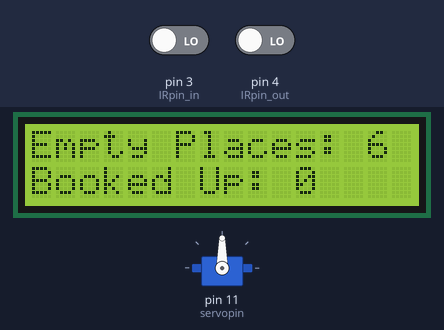
A sketch run on a simulated Arduino Uno, built with avr-gcc and run on an emulated ATmega328P. On the bench: 16×2 character LCD, servo. The test bench sets the inputs (shaded band); at power-on: pin 3 (IRpin_in) LOW, pin 4 (IRpin_out) LOW. What the sketch prints to the serial monitor is not drawn.

Above: at 1.2 s.
1.3 s: pin 3 (IRpin_in) driven HIGH
At 2.6 s:
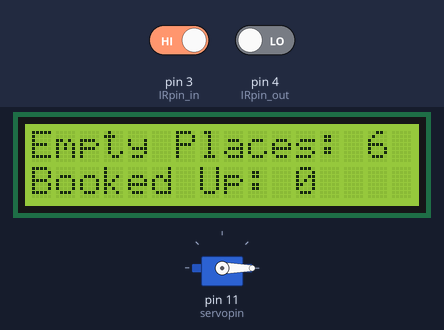
6.3 s: pin 3 (IRpin_in) driven HIGH
12.5 s: pin 4 (IRpin_out) driven HIGH
15.6 s: pin 4 (IRpin_out) driven LOW
At 18.2 s:
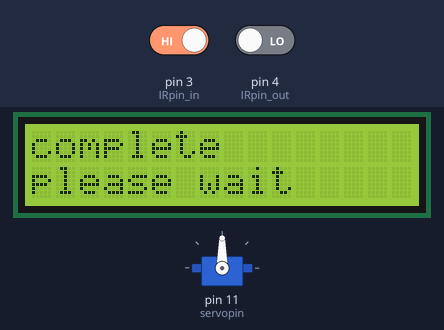
Timing chart, 0 to 19.7 s (numbered marks = the images above; inputs shaded):
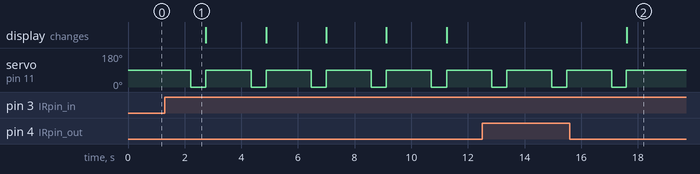

The sketch:

id_parking_jraj.ino
```cpp
//************ include the library ***********
#include <Wire.h>
#include <LiquidCrystal_I2C.h>
#include <Servo.h>

LiquidCrystal_I2C lcd(0x27,16,2);
//************ define the pin *************
#define IRpin_in 3
#define IRpin_out 4
#define servopin 11


Servo myservo;
int cou=0;
unsigned long x=0;
unsigned long y=0;

void setup() {
  lcd.init();
  pinMode(IRpin_in,INPUT);
  pinMode(IRpin_out,INPUT);
   myservo.attach(servopin);
  Serial.begin(9600);

}

void loop() {
  int value_in=digitalRead(IRpin_in);
  int value_out=digitalRead(IRpin_out);
   Serial.print("counter = ");
   Serial.println(cou);
   Serial.print("sensor in = ");
   Serial.println(value_in);
   Serial.print("sensor out = ");
   Serial.println(value_out);

// avlaiable places in park equal 6
// Check if there is avlaiable places mean count is less than or equal to 6
  if (cou <6 )
  {
    lcd.clear();
    lcd.backlight();
    lcd.setCursor(0, 0);
    lcd.print("Empty Places: ");
    lcd.print(6 - cou);
    lcd.setCursor(0, 1);
    lcd.print("Booked Up: ");
    lcd.print(cou);

  // If the sensor_in is HIGH
  if (value_in== HIGH && (millis() - x) >= 2000 )
  {
    myservo.write(0);
     x=millis();
    cou++;
  }
  // if the IR sensor is low
  else
  {
    myservo.write(90);
  }
  }

   // If count is greater than 6
  else
  {
    myservo.write(90);
    lcd.clear();
    lcd.backlight();
    lcd.setCursor(0, 0);
    lcd.print("complete");
    lcd.setCursor(0, 1);
    lcd.print("please wait");
  }

  // If the sensor_out is HIGH
  if (value_out== HIGH && (millis() - y) >= 2000 && cou > 0 )
  {
    y= millis();
    cou--;
  }


delay(500);
}
```

Measured:
- after the input at 1.3 s, servo on pin 11 (servopin): alternates 90° for 1.6 s and 0° for 0.53 s, starting after 0.92 s
- after the input at 15.6 s, servo on pin 11 (servopin): goes on until 17.6 s, then stays 90°; the display: changes after 2.0 s (image 2)
